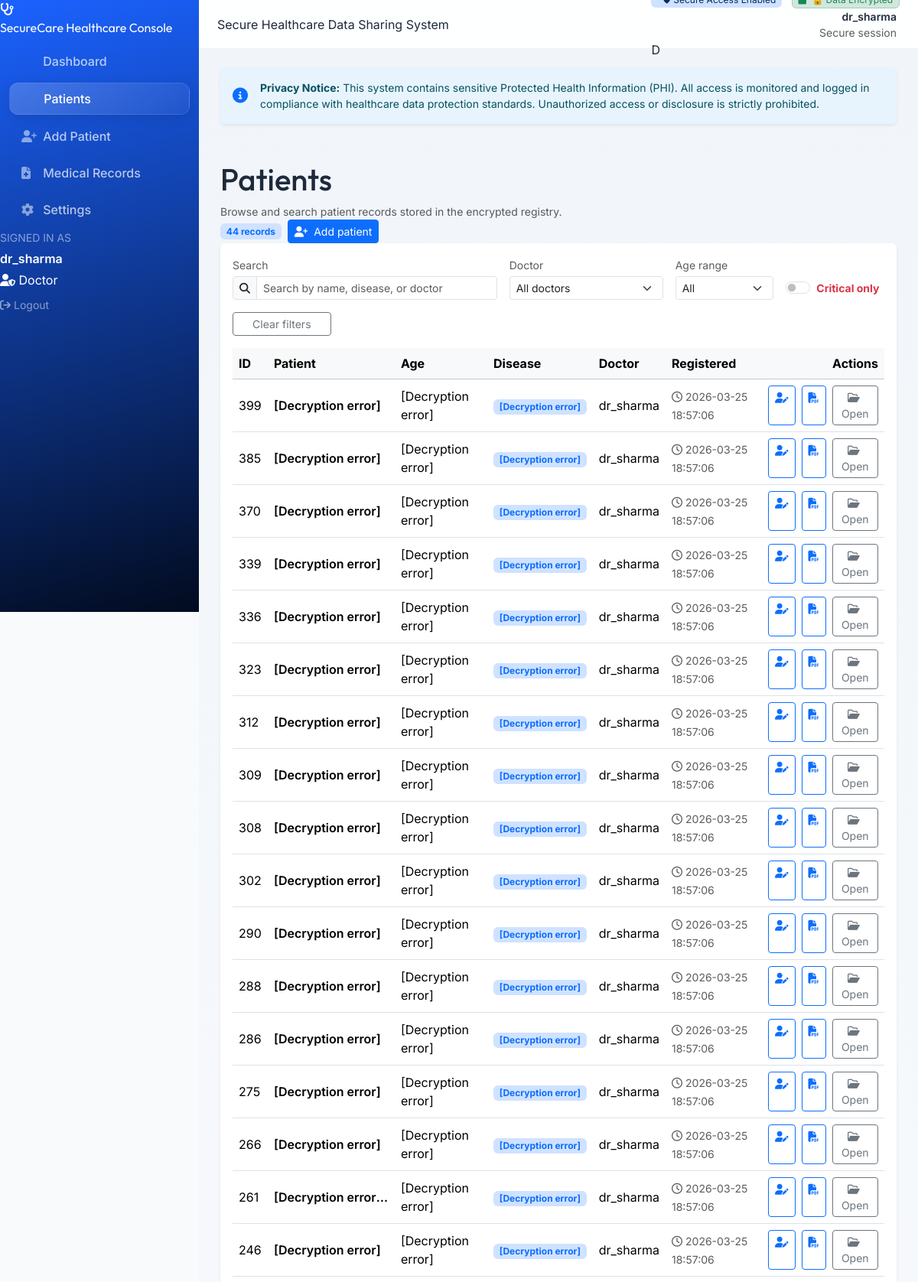
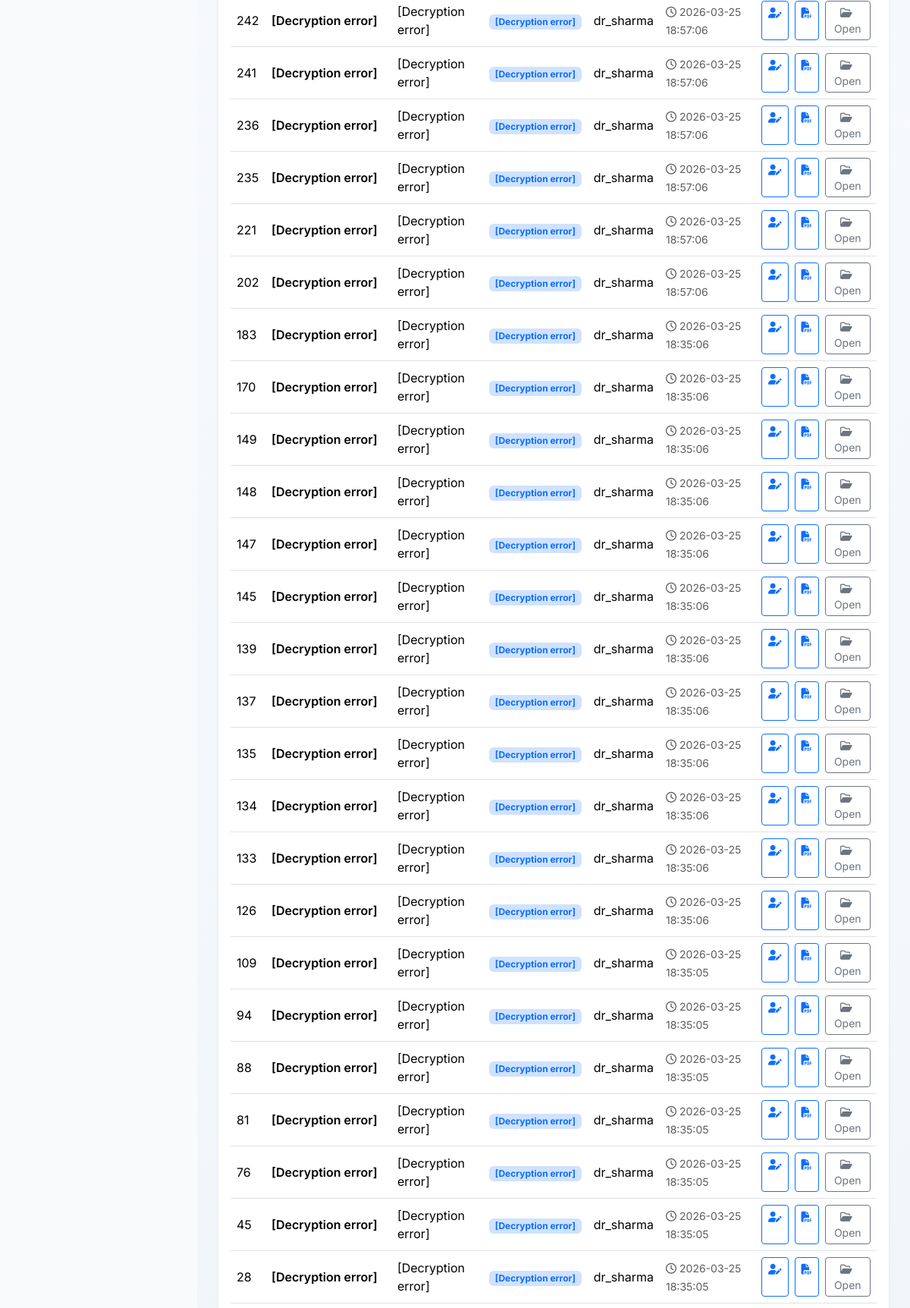
The app's page /patients (signed in, upper part) with its own data (2 pictures, top to bottom).
### tables this page shows
CREATE TABLE users (
            id INTEGER PRIMARY KEY AUTOINCREMENT,
            username TEXT UNIQUE NOT NULL,
            password_hash TEXT NOT NULL,
            role TEXT NOT NULL CHECK (role IN ('admin', 'doctor'))
        , hospital_name TEXT, failed_attempts INTEGER DEFAULT 0, locked_until TEXT, last_login TEXT, force_password_change BOOLEAN DEFAULT 0, email TEXT, name TEXT);

CREATE TABLE patients (
            id INTEGER PRIMARY KEY AUTOINCREMENT,
            name_encrypted BLOB NOT NULL,
            age_encrypted BLOB NOT NULL,
            disease_encrypted BLOB NOT NULL,
            prescription_encrypted BLOB NOT NULL,
            created_by INTEGER NOT NULL,
            created_at TEXT DEFAULT CURRENT_TIMESTAMP, is_critical INTEGER DEFAULT 0,
            FOREIGN KEY (created_by) REFERENCES users(id)
        );

### app.py (the view)
@app.route("/patients")
@login_required
@role_required("doctor")
def view_patients():
    user_id       = session.get("user_id")
    user_role     = session.get("user_role")
    hospital_name = session.get("hospital_name")
    db      = get_db()
    sql_where, params = _build_patient_filter(user_role, user_id, hospital_name)
    patients = []
    doctors  = set()
    rows = db.execute(f"SELECT * FROM patients {sql_where} ORDER BY id DESC", params).fetchall()
    for row in rows:
        dr = db.execute("SELECT username FROM users WHERE id = ?", (row["created_by"],)).fetchone()
        dr_username = dr["username"] if dr else "Unknown"
        doctors.add(dr_username)
        doc_id = str(row["id"])
        dt_str = row["created_at"]
        try:
            patients.append({
                "id":              doc_id,
                "name":            decrypt_text(row["name_encrypted"]),
                "age":             decrypt_text(row["age_encrypted"]),
                "disease":         decrypt_text(row["disease_encrypted"]),
                "prescription":    decrypt_text(row["prescription_encrypted"]),
                "created_at":      dt_str,
                "is_critical":     bool(row["is_critical"]),
                "doctor_username": dr_username,
            })
        except Exception:
            patients.append(_err_patient(doc_id, dr_username, {
                "created_at":  dt_str,
                "is_critical": bool(row["is_critical"]),
            }))
    return render_template("view_patients.html",
                           patients=patients, doctors=sorted(doctors))

### templates/view_patients.html (shortened to what this page needs)
{% extends "base.html" %}
{% block content %}
<div class="page-heading">
  <div class="page-heading-title">
    <div class="page-heading-icon">
    </div>
    <div>
      <h1>Patients</h1>
      <div class="text-muted small">
        Browse and search patient records stored in the encrypted registry.
      </div>
    </div>
  </div>
  <div class="d-flex flex-wrap gap-2">
    <div class="badge bg-primary-subtle text-primary align-self-center">
      {{ patients|length }} records
    </div>
    {% if session.get('user_role') == 'doctor' %}
    <a href="{{ url_for('add_patient') }}" class="btn btn-primary btn-sm">
      <i class="fa-solid fa-user-plus me-1"></i> Add patient
    </a>
    {% endif %}
  </div>
</div>
<div class="card border-0 shadow-sm">
  <div class="card-body">
    <div class="row g-2 g-md-3 mb-3 align-items-end">
      <div class="col-12 col-md-5">
        <label for="patientSearch" class="form-label small text-muted mb-1">
          Search
        </label>
        <div class="input-group input-group-sm">
          <span class="input-group-text">
            <i class="fa-solid fa-magnifying-glass"></i>
          </span>
          <input
            type="text"
            id="patientSearch"
            class="form-control"
            placeholder="Search by name, disease, or doctor"
          />
        </div>
      </div>
      <div class="col-6 col-md-3">
        <label for="doctorFilter" class="form-label small text-muted mb-1">
          Doctor
        </label>
        <select id="doctorFilter" class="form-select form-select-sm">
          <option value="">All doctors</option>
        </select>
      </div>
      <div class="col-6 col-md-2">
        <label for="ageFilter" class="form-label small text-muted mb-1">
          Age range
        </label>
        <select id="ageFilter" class="form-select form-select-sm">
          <option value="">All</option>
        </select>
      </div>
      <div class="col-12 col-md-2 align-self-end">
        <div class="form-check form-switch mb-1">
          <input class="form-check-input" type="checkbox" id="criticalFilter">
          <label class="form-check-label small fw-bold text-danger" for="criticalFilter">
            Critical only
          </label>
        </div>
      </div>
      <div class="col-12 col-md-2 text-md-end">
        <button id="clearFilters" class="btn btn-outline-secondary btn-sm w-100 w-md-auto">
          Clear filters
        </button>
      </div>
    </div>
    {% if patients %}
    <div class="table-responsive">
      <table class="table table-hover align-middle mb-0" id="patientsTable">
        <thead class="table-light">
          <tr>
            <th scope="col">ID</th>
            <th scope="col">Patient</th>
            <th scope="col">Age</th>
            <th scope="col">Disease</th>
            <th scope="col">Doctor</th>
            <th scope="col">Registered</th>
            <th scope="col" class="text-end">Actions</th>
          </tr>
        </thead>
        <tbody>
          {% for p in patients %}
          <tr
            class="patient-row"
            data-name="{{ p.name|lower }}"
            data-age="{{ p.age }}"
            data-disease="{{ p.disease|lower }}"
            data-doctor="{{ p.doctor_username|lower }}"
            data-critical="{{ p.is_critical }}"
            onclick="window.location='{{ url_for('patient_profile', patient_id=p.id) }}'; "
          >
            <td>{{ p.id }}</td>
            <td
              data-bs-toggle="tooltip"
              data-bs-placement="top"
              title="Full name is hidden for privacy. Click 'Open' to view profile."
            >
              <div class="fw-semibold text-truncate" style="max-width: 150px;">
                {{ p.name }}
                {% if p.is_critical %}
                <i class="fa-solid fa-triangle-exclamation text-danger ms-1" title="Critical Case"></i>
                {% endif %}
              </div>
            </td>
            <td>{{ p.age }}</td>
            <td>
              <span class="badge bg-primary-subtle text-primary">
                {{ p.disease }}
              </span>
            </td>
            <td>{{ p.doctor_username }}</td>
            <td>
              <span class="text-muted small">
                <i class="fa-regular fa-clock me-1"></i>{{ p.created_at or '—' }}
              </span>
            </td>
            <td class="text-end">
              <div class="d-flex justify-content-end gap-2">
                <a
                  href="{{ url_for('edit_patient', patient_id=p.id) }}"
                  class="btn btn-outline-primary btn-sm"
                  onclick="event.stopPropagation();"
                  title="Edit Record"
                >
                  <i class="fa-solid fa-user-pen"></i>
                </a>
                <a
                  href="{{ url_for('generate_prescription', patient_id=p.id) }}"
                  class="btn btn-outline-primary btn-sm"
                  onclick="event.stopPropagation();"
                  title="Download Digital Prescription"
                >
                  <i class="fa-solid fa-file-pdf"></i>
                </a>
                <a
                  href="{{ url_for('patient_profile', patient_id=p.id) }}"
                  class="btn btn-outline-secondary btn-sm"
                  onclick="event.stopPropagation();"
                >
                  <i class="fa-regular fa-folder-open me-1"></i>Open
                </a>
              </div>
            </td>
          </tr>
          {% endfor %}
        </tbody>
      </table>
    </div>
    {% else %}
    <div class="text-center text-muted small py-4">
      No patient records found yet.
    </div>
    {% endif %}
  </div>
</div>
{% endblock %}

### templates/base.html (shortened to what this page needs)
<!DOCTYPE html>
<html lang="en">
<head>
  <link
    href="https://cdn.jsdelivr.net/npm/bootstrap@5.3.3/dist/css/bootstrap.min.css"
    rel="stylesheet"
  />
  <link
    rel="stylesheet"
    href="https://cdnjs.cloudflare.com/ajax/libs/font-awesome/6.5.1/css/all.min.css"
  />
  <link rel="stylesheet" href="{{ url_for('static', filename='css/style.css') }}" />
</head>
<body>
  <div class="app-shell">
    {% if session.get("user_id") %}
    <aside class="sidebar" id="sidebar">
      <div class="sidebar-brand">
        <div class="sidebar-brand-icon">
          <i class="fa-solid fa-stethoscope"></i>
        </div>
        <div class="sidebar-brand-title">
          <span>SecureCare</span>
          <span>Healthcare Console</span>
        </div>
      </div>
      <nav class="sidebar-nav nav flex-column mt-2">
        <a
          class="nav-link {% if request.endpoint == 'dashboard' %}active{% endif %}"
          href="{{ url_for('dashboard') }}"
        >
          <span>Dashboard</span>
        </a>
        <a
          class="nav-link {% if request.endpoint in ['view_patients', 'patient_profile'] %}active{% endif %}"
          href="{{ url_for('view_patients') }}"
        >
          <span>Patients</span>
        </a>
        {% if session.get('user_role') == 'doctor' %}
        <a
          class="nav-link {% if request.endpoint == 'add_patient' %}active{% endif %}"
          href="{{ url_for('add_patient') }}"
        >
          <i class="fa-solid fa-user-plus"></i>
          <span>Add Patient</span>
        </a>
        {% endif %}
        <a
          class="nav-link {% if request.endpoint == 'medical_records' %}active{% endif %}"
          href="{{ url_for('medical_records') }}"
        >
          <i class="fa-solid fa-file-medical"></i>
          <span>Medical Records</span>
        </a>
        <a
          class="nav-link {% if request.endpoint == 'settings' %}active{% endif %}"
          href="{{ url_for('settings') }}"
        >
          <i class="fa-solid fa-gear"></i>
          <span>Settings</span>
        </a>
      </nav>
      <div class="sidebar-footer">
        <div class="mb-1 text-truncate">
          <small class="text-uppercase text-white-50">Signed in as</small>
        </div>
        <div class="fw-semibold mb-1 text-truncate">
          {{ session.get('username') }}
        </div>
        <div class="role-pill mb-2">
          <i class="fa-solid fa-user-shield"></i>
          <span>{{ session.get('user_role')|capitalize }}</span>
        </div>
        <div>
          <a
            href="{{ url_for('logout') }}"
            class="text-decoration-none text-white-50 small"
          >
            <i class="fa-solid fa-arrow-right-from-bracket me-1"></i>Logout
          </a>
        </div>
      </div>
    </aside>
    {% endif %}
    <div class="main-pane">
      {% if session.get("user_id") %}
      <header class="topbar">
        <div class="topbar-title">
          <span>Secure Healthcare Data Sharing System</span>
        </div>
        <div class="topbar-user">
          <span
            class="badge badge-role bg-hospital fw-normal text-primary-emphasis bg-primary-subtle"
          >
          </span>
          <span
            class="badge bg-success-subtle text-success fw-normal border border-success-subtle ms-2 d-none d-md-inline-block"
          >
            <i class="fa-solid fa-lock me-1"></i>
          </span>
          <div class="d-none d-sm-flex flex-column text-end me-1">
            <span class="small fw-semibold">{{ session.get('username') }}</span>
            <span class="small text-muted">Secure session</span>
          </div>
          <div class="avatar">
            {{ session.get('username')[0]|upper if session.get('username') }}
          </div>
        </div>
      </header>
      {% endif %}
      <main class="main-content">
        <div class="alert alert-info border-0 shadow-sm mb-4 small d-flex align-items-center" role="alert" style="background-color: #e8f4fd;">
            <i class="fa-solid fa-circle-info me-3 fs-5 text-primary"></i>
            <div>
                <strong>Privacy Notice:</strong> This system contains sensitive Protected Health Information (PHI). All access is monitored and logged in compliance with healthcare data protection standards. Unauthorized access or disclosure is strictly prohibited.
            </div>
        </div>
        {% block content %}{% endblock %}
      </main>
    </div>
  </div>
</body>
</html>

### records on screen
users: get "dr_sharma", get "Doctor", doctor_username "dr_sharma" "dr_sharma" "dr_sharma" "dr_sharma" "dr_sharma" "dr_sharma" "dr_sharma" "dr_sharma" "dr_sharma" "dr_sharma" "dr_sharma" "dr_sharma" "dr_sharma" "dr_sharma" "dr_sharma" "dr_sharma" "dr_sharma" "dr_sharma" "dr_sharma" "dr_sharma" "dr_sharma" "dr_sharma" "dr_sharma" "dr_sharma" "dr_sharma" "dr_sharma" "dr_sharma" "dr_sharma" "dr_sharma" "dr_sharma" "dr_sharma" "dr_sharma" "dr_sharma" "dr_sharma" "dr_sharma" "dr_sharma" "dr_sharma" "dr_sharma" "dr_sharma" "dr_sharma" "dr_sharma" "dr_sharma"
patients: created_at "2026-03-25 18:57:06"
patients: created_at "2026-03-25 18:57:06"
patients: created_at "2026-03-25 18:57:06"
patients: created_at "2026-03-25 18:57:06"
patients: created_at "2026-03-25 18:57:06"
patients: created_at "2026-03-25 18:57:06"
patients: created_at "2026-03-25 18:57:06"
patients: created_at "2026-03-25 18:57:06"
patients: created_at "2026-03-25 18:57:06"
patients: created_at "2026-03-25 18:57:06"
patients: created_at "2026-03-25 18:57:06"
patients: created_at "2026-03-25 18:57:06"
patients: created_at "2026-03-25 18:57:06"
patients: created_at "2026-03-25 18:57:06"
patients: created_at "2026-03-25 18:57:06"
patients: created_at "2026-03-25 18:57:06"
patients: created_at "2026-03-25 18:57:06"
patients: created_at "2026-03-25 18:57:06"
patients: created_at "2026-03-25 18:57:06"
patients: created_at "2026-03-25 18:57:06"
patients: created_at "2026-03-25 18:57:06"
patients: created_at "2026-03-25 18:57:06"
patients: created_at "2026-03-25 18:57:06"
patients: created_at "2026-03-25 18:35:06"
patients: created_at "2026-03-25 18:35:06"
patients: created_at "2026-03-25 18:35:06"
patients: created_at "2026-03-25 18:35:06"
patients: created_at "2026-03-25 18:35:06"
patients: created_at "2026-03-25 18:35:06"
patients: created_at "2026-03-25 18:35:06"
patients: created_at "2026-03-25 18:35:06"
patients: created_at "2026-03-25 18:35:06"
patients: created_at "2026-03-25 18:35:06"
patients: created_at "2026-03-25 18:35:06"
patients: created_at "2026-03-25 18:35:06"
patients: created_at "2026-03-25 18:35:05"
patients: created_at "2026-03-25 18:35:05"
patients: created_at "2026-03-25 18:35:05"
patients: created_at "2026-03-25 18:35:05"
patients: created_at "2026-03-25 18:35:05"
patients: created_at "2026-03-25 18:35:05"
patients: created_at "2026-03-25 18:35:05"

### other values on screen
{{ session.get('username')[0]|upper if session.get('username') }} "D"
{{ patients|length }} "44"
{{ p.id }} "399" "385" "370" "339" "336" "323" "312" "309" "308" "302" "290" "288" "286" "275" "266" "261" "246" "242" "241" "236" "235" "221" "202" "183" "170" "149" "148" "147" "145" "139" "137" "135" "134" "133" "126" "109" "94" "88" "81" "76" "45" "28"
{{ p.name }} "[Decryption error]" "[Decryption error]" "[Decryption error]" "[Decryption error]" "[Decryption error]" "[Decryption error]" "[Decryption error]" "[Decryption error]" "[Decryption error]" "[Decryption error]" "[Decryption error]" "[Decryption error]" "[Decryption error]" "[Decryption error]" "[Decryption error]" "[Decryption error…" "[Decryption error]" "[Decryption error]" "[Decryption error]" "[Decryption error]" "[Decryption error]" "[Decryption error]" "[Decryption error]" "[Decryption error]" "[Decryption error]" "[Decryption error]" "[Decryption error]" "[Decryption error]" "[Decryption error]" "[Decryption error]" "[Decryption error]" "[Decryption error]" "[Decryption error]" "[Decryption error]" "[Decryption error]" "[Decryption error]" "[Decryption error]" "[Decryption error]" "[Decryption error]" "[Decryption error]" "[Decryption error]" "[Decryption error]"
{{ p.age }} "[Decryption error]" "[Decryption error]" "[Decryption error]" "[Decryption error]" "[Decryption error]" "[Decryption error]" "[Decryption error]" "[Decryption error]" "[Decryption error]" "[Decryption error]" "[Decryption error]" "[Decryption error]" "[Decryption error]" "[Decryption error]" "[Decryption error]" "[Decryption error]" "[Decryption error]" "[Decryption error]" "[Decryption error]" "[Decryption error]" "[Decryption error]" "[Decryption error]" "[Decryption error]" "[Decryption error]" "[Decryption error]" "[Decryption error]" "[Decryption error]" "[Decryption error]" "[Decryption error]" "[Decryption error]" "[Decryption error]" "[Decryption error]" "[Decryption error]" "[Decryption error]" "[Decryption error]" "[Decryption error]" "[Decryption error]" "[Decryption error]" "[Decryption error]" "[Decryption error]" "[Decryption error]" "[Decryption error]"
{{ p.disease }} "[Decryption error]" "[Decryption error]" "[Decryption error]" "[Decryption error]" "[Decryption error]" "[Decryption error]" "[Decryption error]" "[Decryption error]" "[Decryption error]" "[Decryption error]" "[Decryption error]" "[Decryption error]" "[Decryption error]" "[Decryption error]" "[Decryption error]" "[Decryption error]" "[Decryption error]" "[Decryption error]" "[Decryption error]" "[Decryption error]" "[Decryption error]" "[Decryption error]" "[Decryption error]" "[Decryption error]" "[Decryption error]" "[Decryption error]" "[Decryption error]" "[Decryption error]" "[Decryption error]" "[Decryption error]" "[Decryption error]" "[Decryption error]" "[Decryption error]" "[Decryption error]" "[Decryption error]" "[Decryption error]" "[Decryption error]" "[Decryption error]" "[Decryption error]" "[Decryption error]" "[Decryption error]" "[Decryption error]"
